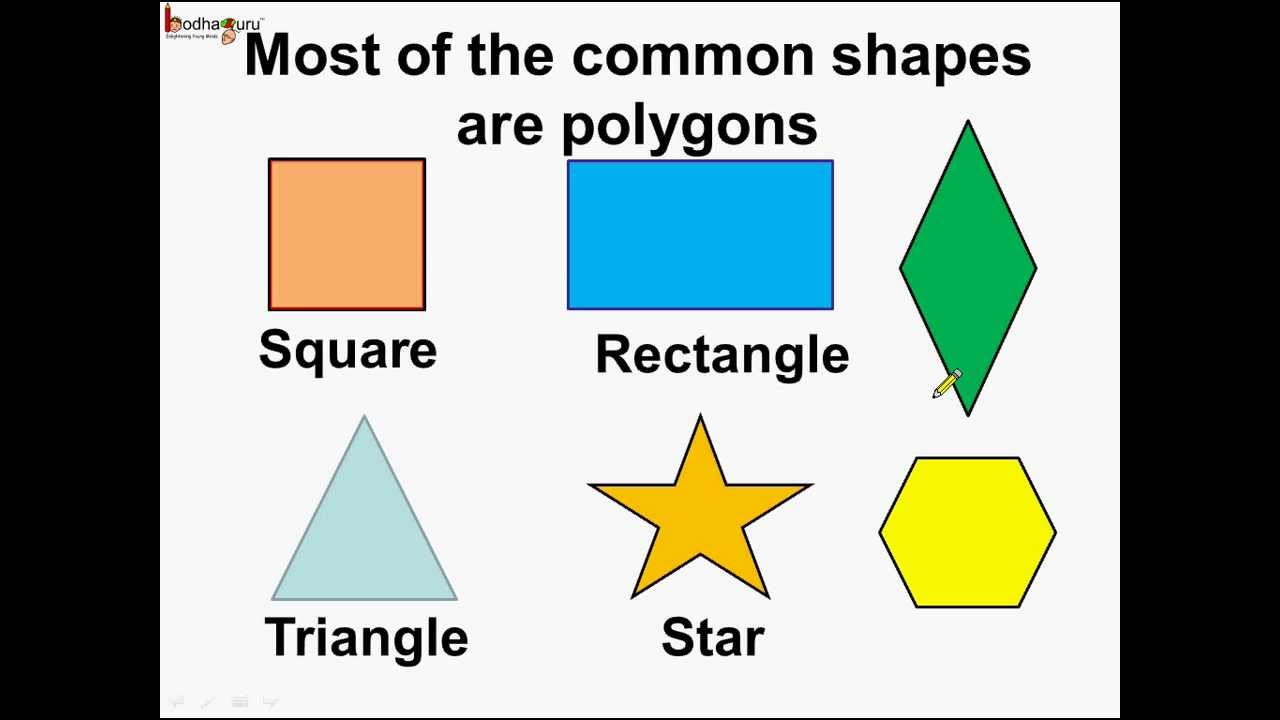
#> input picture shapes.png, 1280 x 720 px
$ python threshold2.py
#> lines starting #> are read from the running program, lines starting #| are printed output that depends on the picture; after the words box and inside, x2 and y2 are one past the last pixel; in counts of white or black regions, pixels touching at a corner belong together
#applying the threshold for different value of pixel
import cv2

# Read the input image
image = cv2.imread('shapes.png',0)
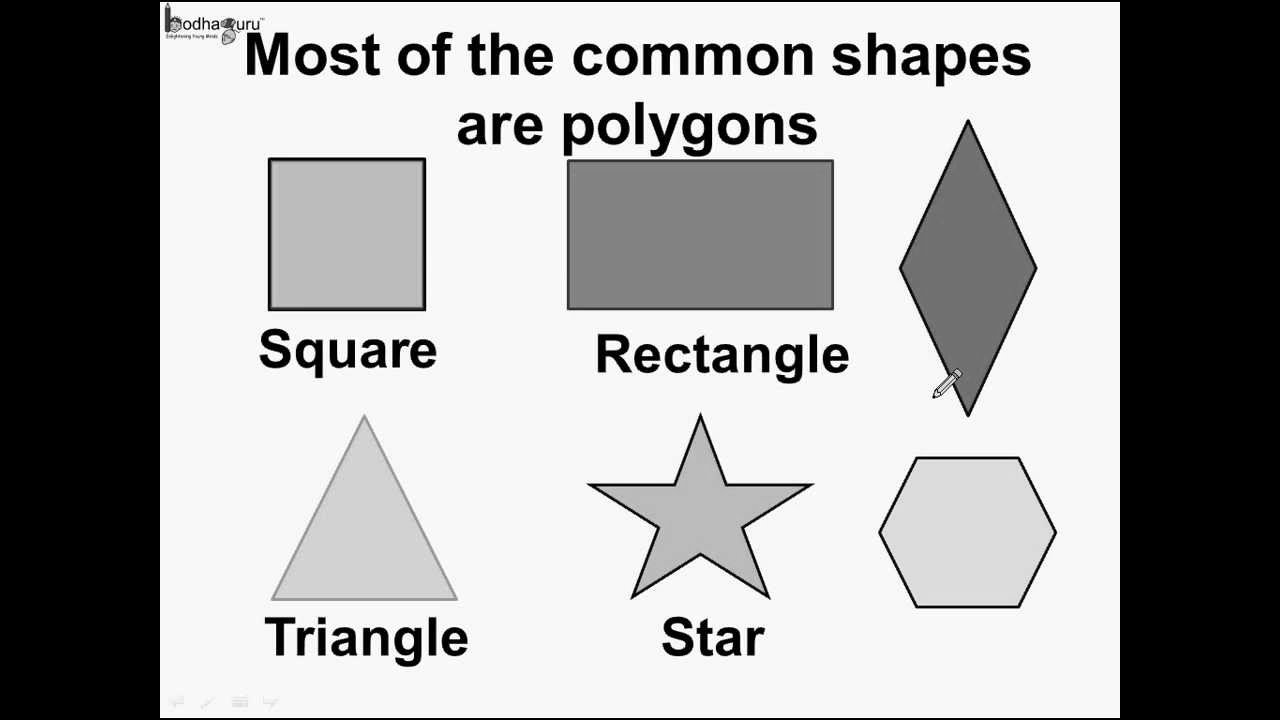
#> image: shape (720, 1280); min 0, max 255, mean 162.5

# Convert the image to grayscale
#gray_image = cv2.cvtColor(image, cv2.COLOR_BGR2GRAY)

# Apply thresholding with different threshold values
_, binary_image_50 = cv2.threshold(image, 50, 255, cv2.THRESH_BINARY)
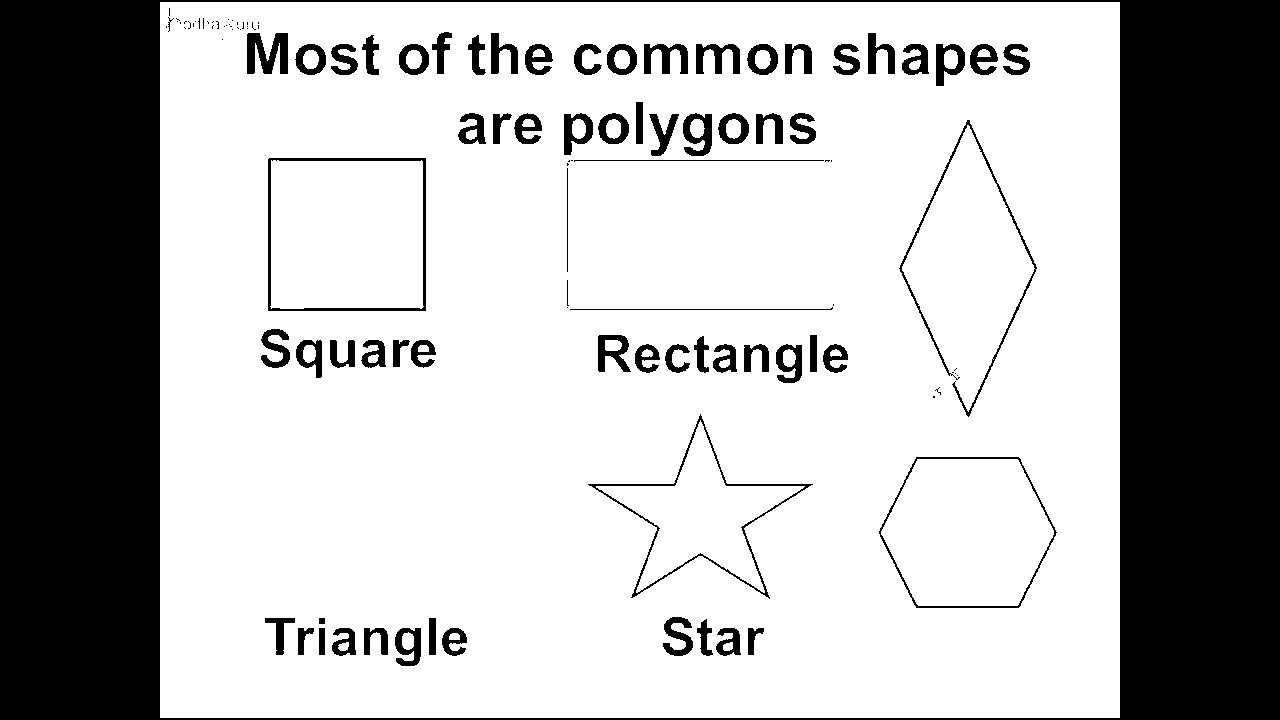
#> binary_image_50: shape (720, 1280); 70.9% white; 117 black regions (47 under 20 px), largest, box (x1, y1, x2, y2) and area: (0, 0, 1280, 720) 234240, (268, 158, 426, 311) 1793, (588, 414, 813, 599) 1534
_, binary_image_100 = cv2.threshold(image, 100, 255, cv2.THRESH_BINARY)
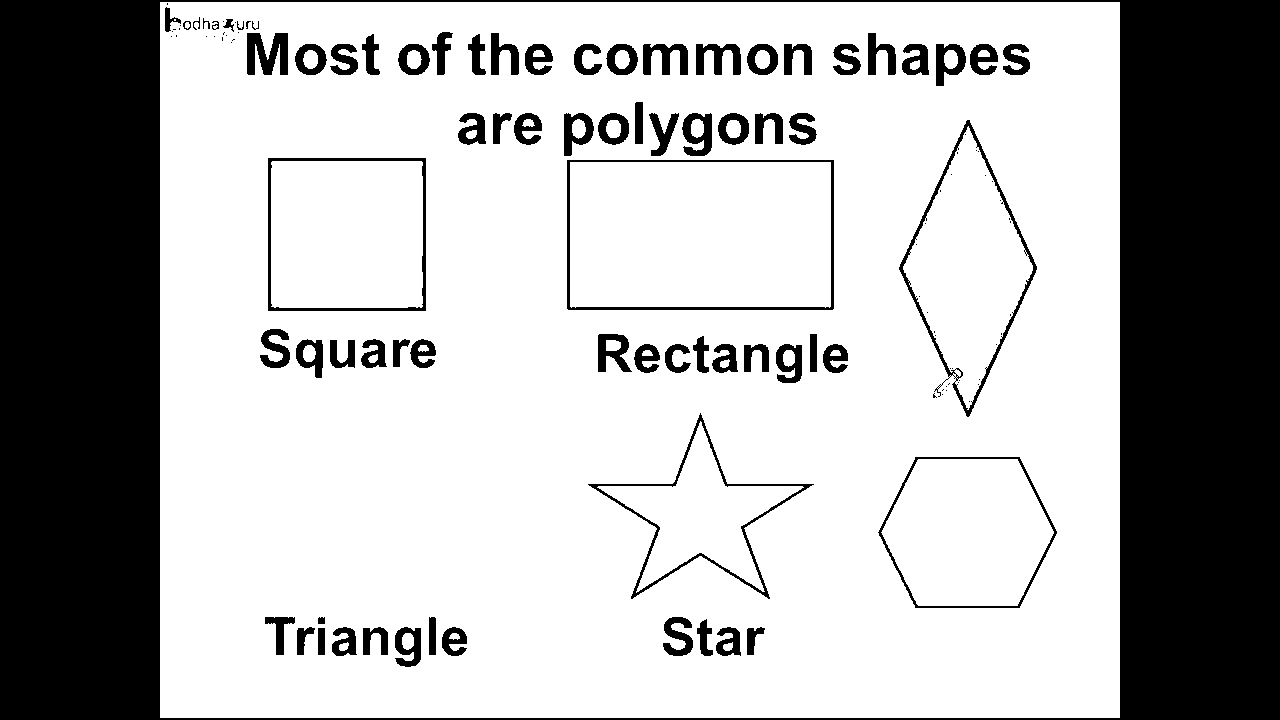
#> binary_image_100: shape (720, 1280); 70.2% white; 125 black regions (51 under 20 px), largest, box (x1, y1, x2, y2) and area: (0, 0, 1280, 720) 234240, (899, 120, 1037, 417) 2277, (567, 160, 834, 310) 2199
_, binary_image_200 = cv2.threshold(image, 200, 255, cv2.THRESH_BINARY)
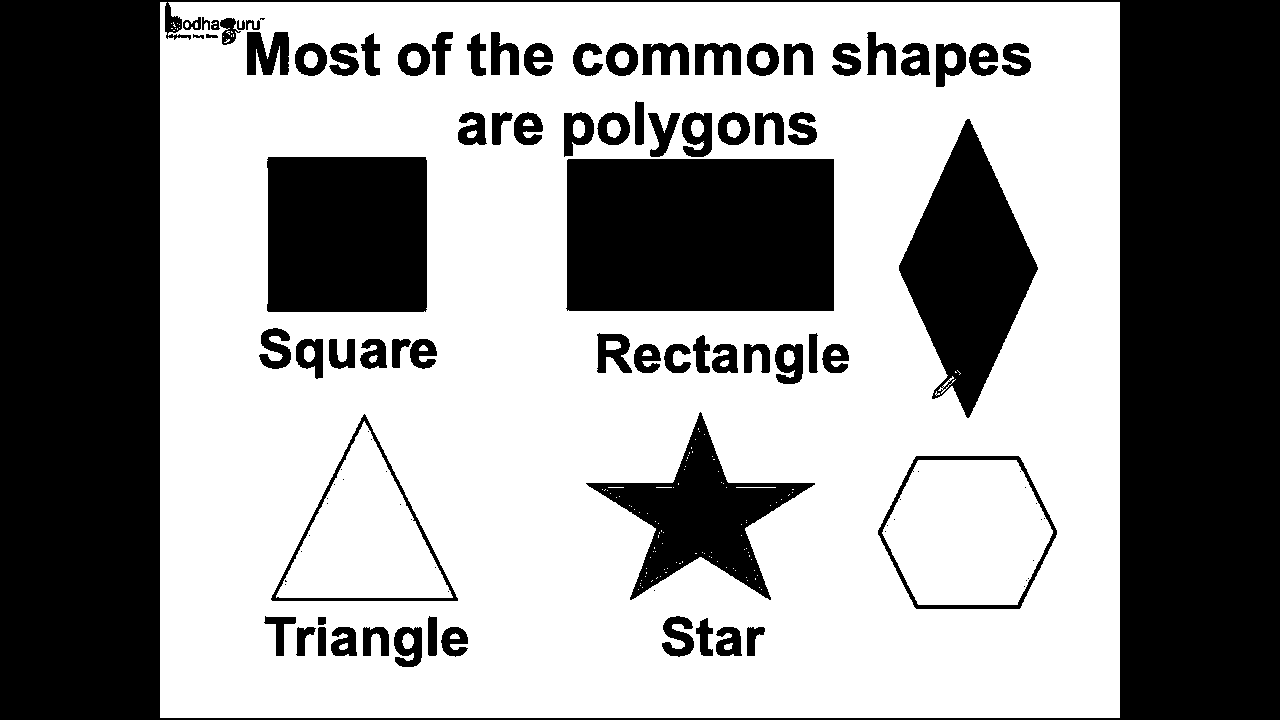
#> binary_image_200: shape (720, 1280); 59.2% white; 107 black regions (32 under 20 px), largest, box (x1, y1, x2, y2) and area: (0, 0, 1280, 720) 234629, (566, 159, 834, 311) 40583, (267, 157, 427, 312) 24653

# Display the thresholded images
cv2.imshow('Binary Image 50', binary_image_50)
cv2.imshow('Binary Image 100', binary_image_100)
cv2.imshow('Binary Image 200', binary_image_200)

cv2.waitKey(0)
cv2.destroyAllWindows()

$ run again, with rectangle.png copied over shapes.png
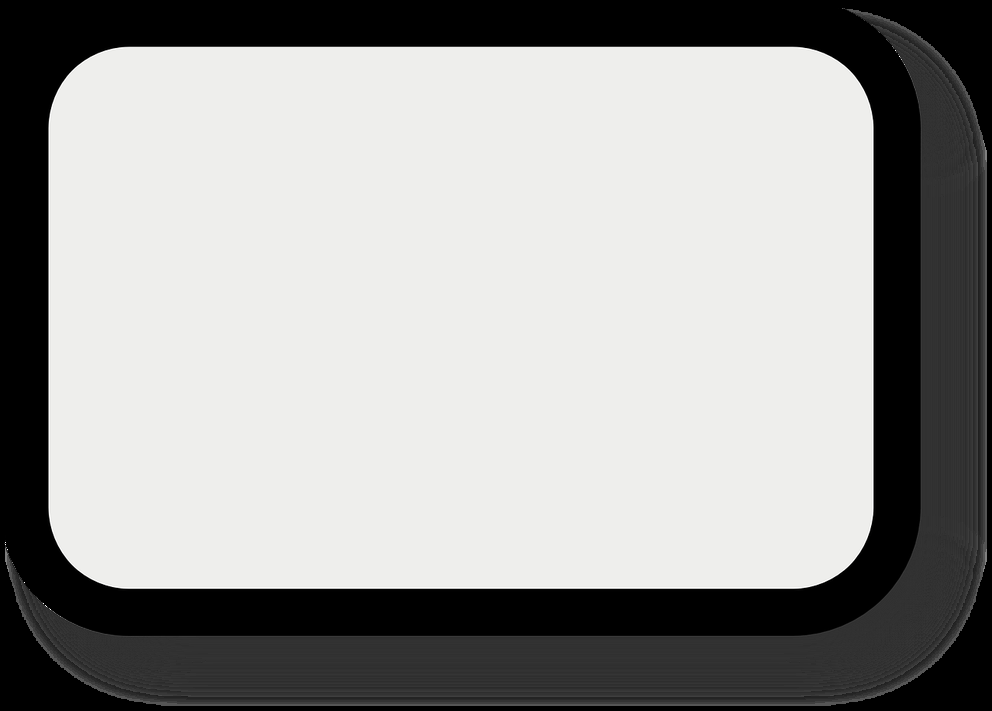
#> input picture rectangle.png, 992 x 711 px, shrunk from 1280 x 918 before the run
#> `_, binary_image_50 = cv2.threshold(image, 50, 255, cv2.THRESH_BINARY)`:
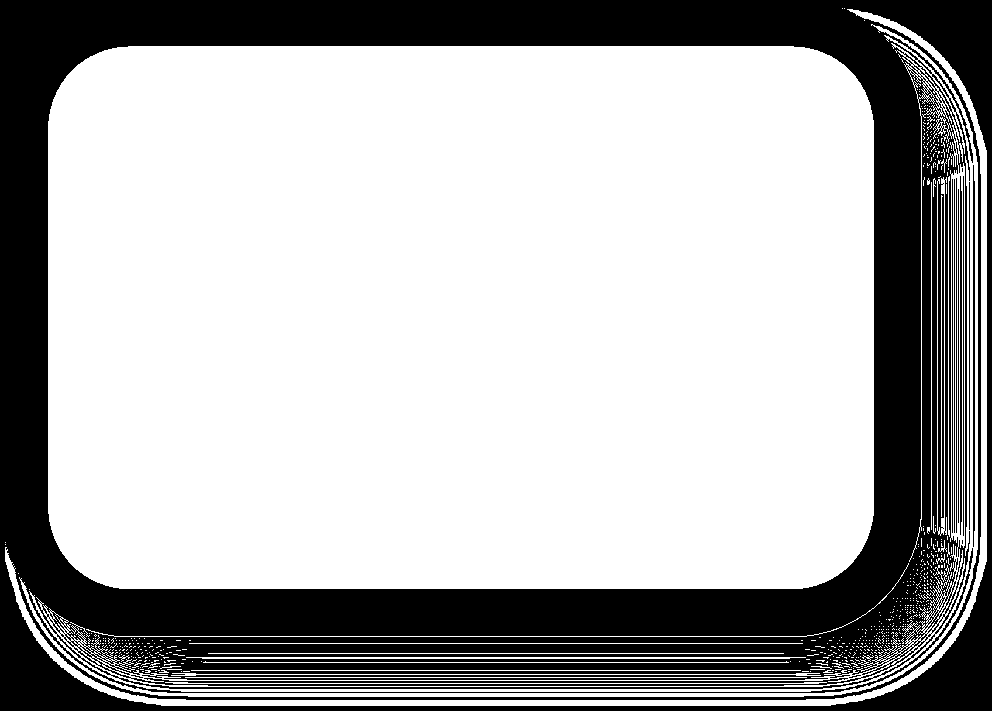
#> binary_image_50: shape (711, 992); 68.6% white; 13 black regions (4 under 20 px), largest, box (x1, y1, x2, y2) and area: (0, 0, 992, 711) 217607, (973, 165, 975, 547) 732, (960, 176, 962, 535) 690
#> binary_image_100: shape (711, 992); 62.7% white; 1 black region, box (x1, y1, x2, y2) and area: (0, 0, 992, 711) 263275
#> `_, binary_image_200 = cv2.threshold(image, 200, 255, cv2.THRESH_BINARY)`:
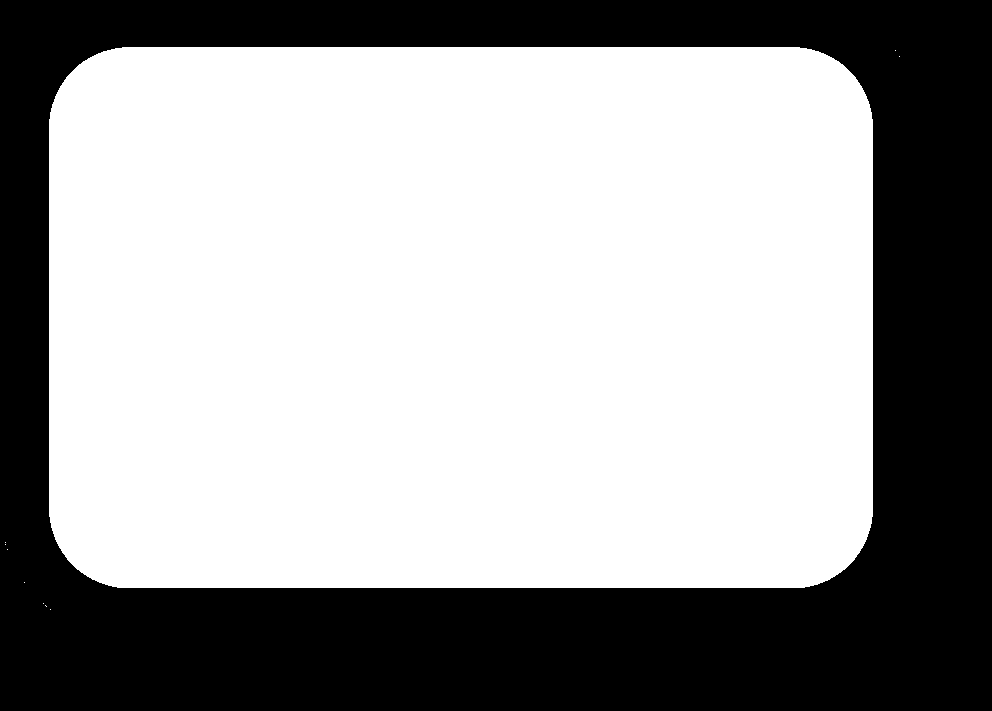
#> binary_image_200: shape (711, 992); 62.4% white; 1 black region, box (x1, y1, x2, y2) and area: (0, 0, 992, 711) 265027
